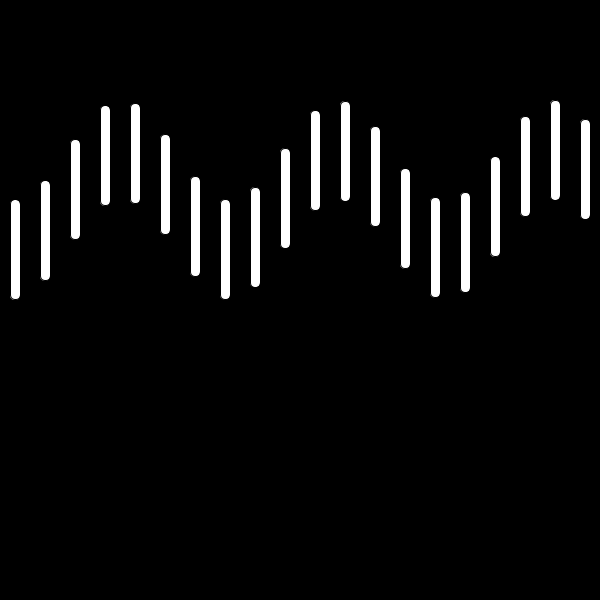
Frame 1 (no input)
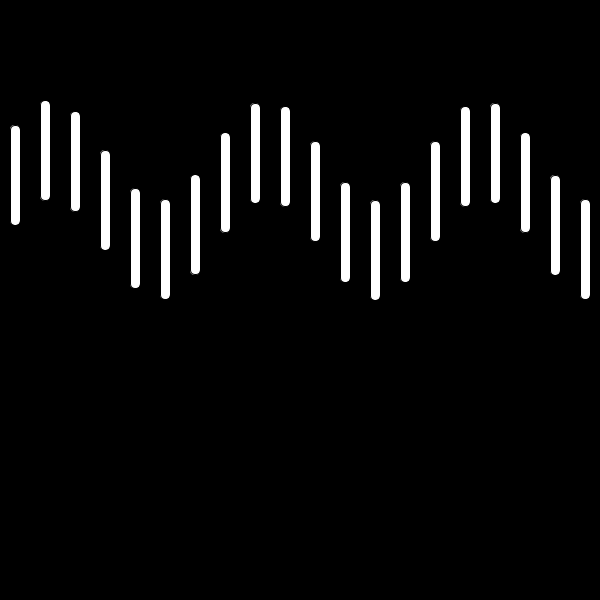
Frame 60 (the mouse pressed at the canvas centre just before this capture)
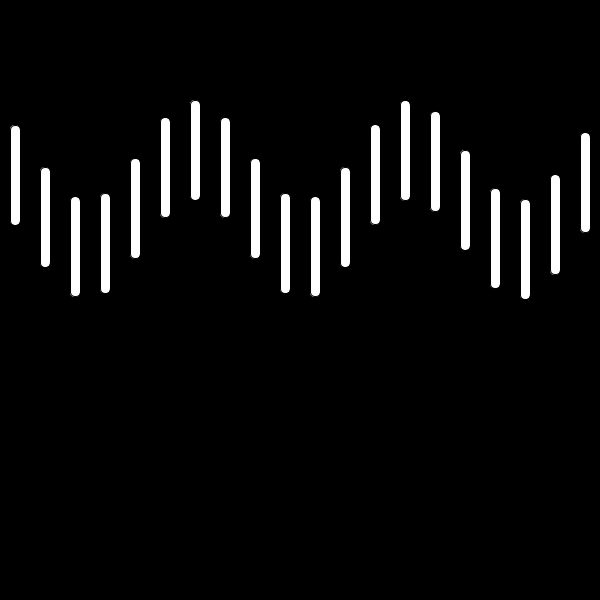
Frame 120 (the mouse held since frame 60 and released just before this capture)

The Processing sketch that drew these frames (run headless with seeded random() and noise(); from frame 60 on, the mouse is pressed at the canvas centre):

// Processing sketch: BarrasSeno
// ── BarrasSeno.pde
PShape barra;
float ang=0;

void setup() {
  size(600, 600);
  barra = createShape(RECT,0,0,10,100,5);
  frameRate(60);
}

void draw() {
  ang+=2;
  background(0);
  noStroke();
  for(int i=0;i<30;i++)
  {
    shape(barra,10+(30*i),150+(50*cos((ang+(50*i))/(360/TWO_PI))));
  }
}
